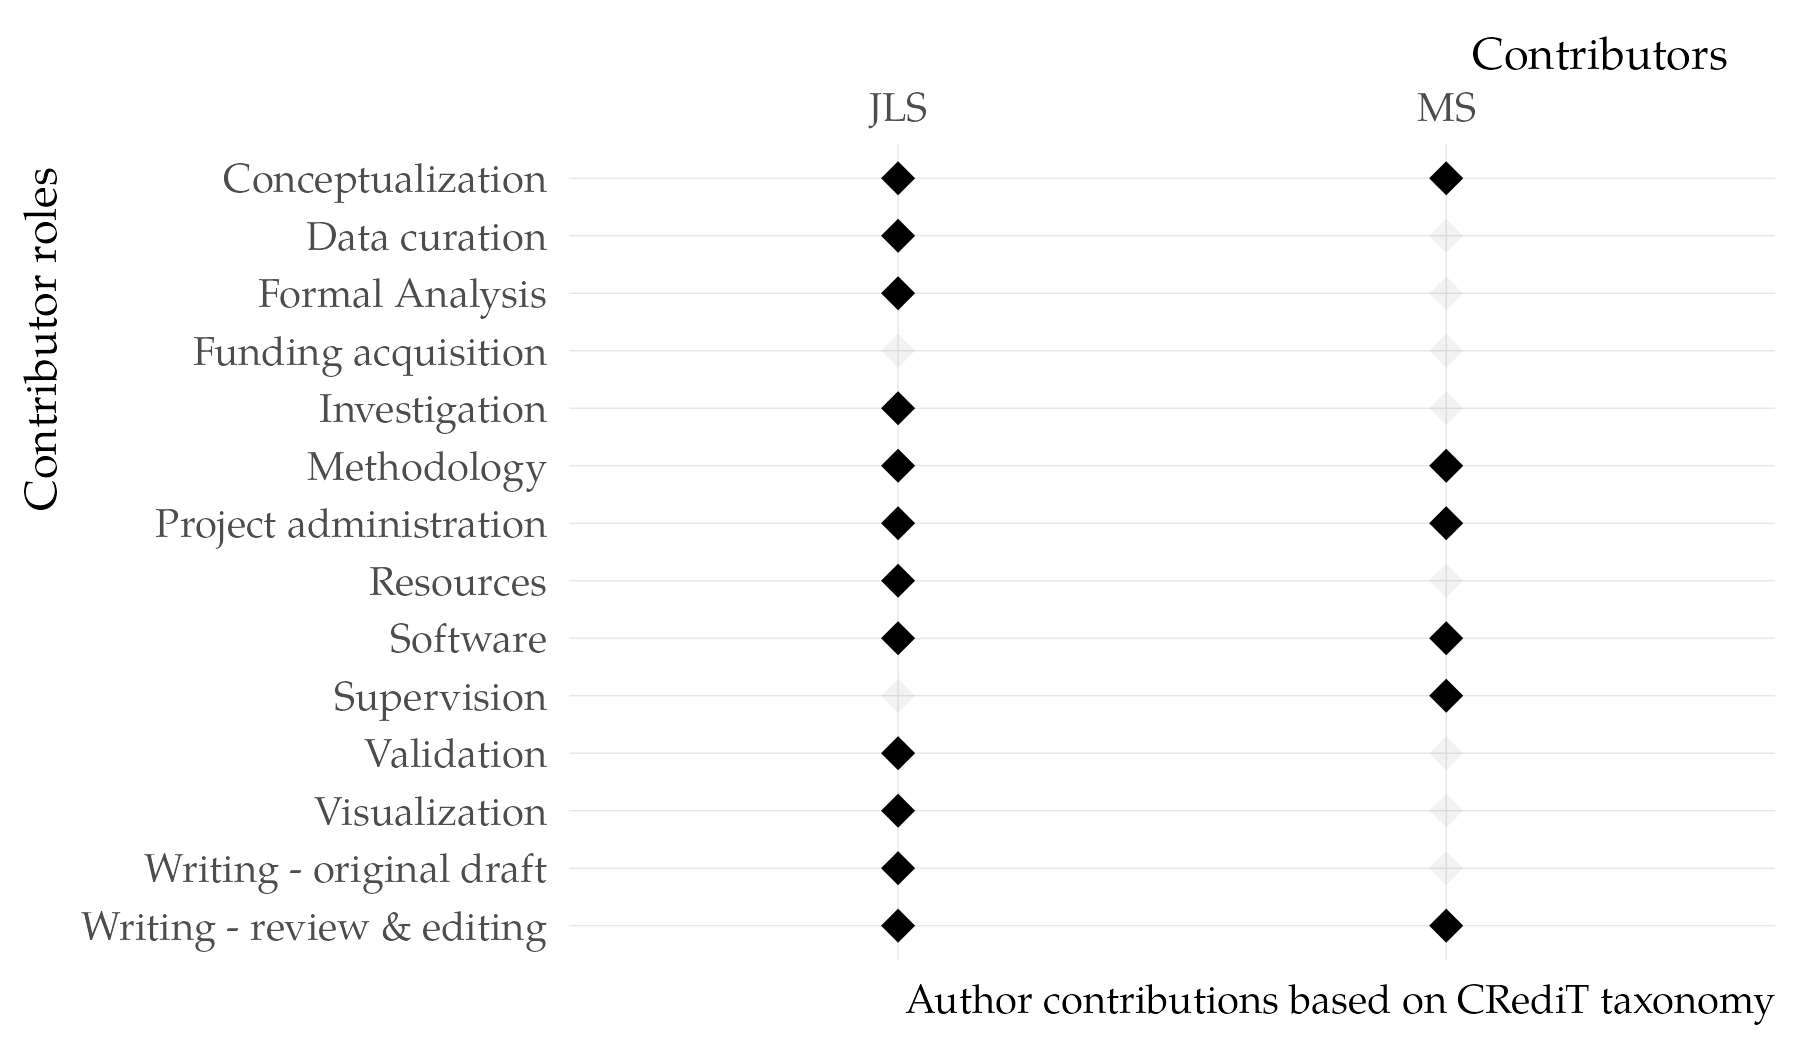

R code for this plot:
# devtools::install_github("jvcasillas/contributoR")
library(contributoR)
library(ggplot2)
library(sysfonts)
library(showtext)

# Create example list
ex_1 <- list(
 JLS = c(1:3, 5:9, 11:14),
 MS = c(1, 6, 7, 9, 10, 14)
 )

# Plot contributions
contributor(contributions = ex_1) +
  theme(text = element_text(family = "TeX Gyre Pagella")) 

ggsave(
  filename = "preregistration/contribution.png",
   width = 6,
   height = 3.5,
   dpi = 300,
   bg = "white"
   )
